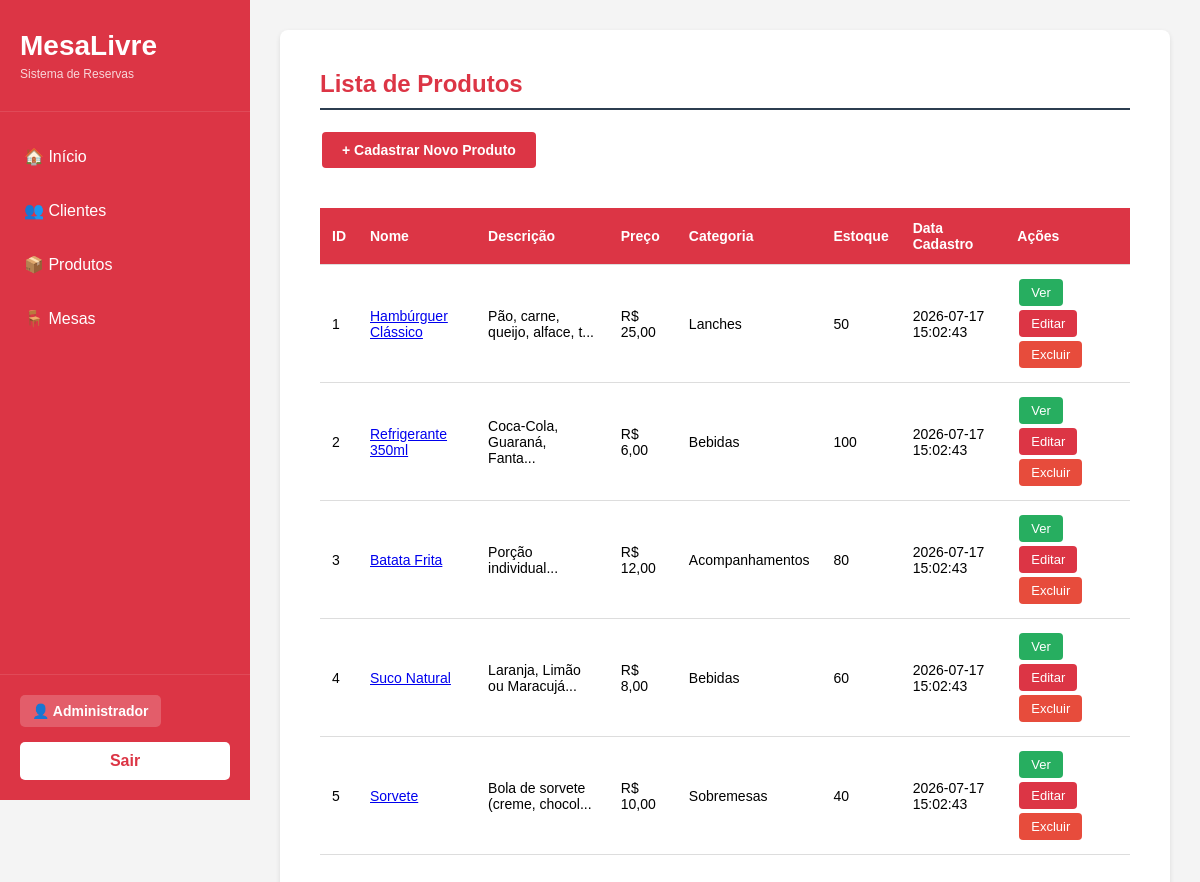
/MesaLivre/produto.php (signed in), run on the app's committed database.
### tables this page shows
CREATE TABLE produtos (
    id_produto INT AUTO_INCREMENT PRIMARY KEY,
    nome VARCHAR(45) NOT NULL,
    descricao TEXT,
    preco DOUBLE,
    categoria VARCHAR(45),
    estoque INT DEFAULT 0,
    data_cadastro DATETIME
);

### MesaLivre/controle/produto/ListarProduto_class.php (called while the page is built)
<?php
	include_once("modelo/produto/ProdutoDAO_class.php");
	class ListarProduto{
		public function __construct(){
			$dao = new ProdutoDAO();
			$lista = $dao->listar();
			include_once("visao/produto/listaProduto.php");
		}
	}
?>

### MesaLivre/modelo/produto/ProdutoDAO_class.php (called while the page is built, shortened)
<?php
include_once "ConnectionFactory_class.php";
class ProdutoDAO {
    public function listar(){
        try{
            $fabrica = new ConnectionFactory();
            $con = $fabrica->getConnection();
            $stmt = $con->prepare("SELECT * FROM produtos");
            $stmt->execute();
            $result = $stmt->fetchAll(PDO::FETCH_ASSOC);
            return $result;
        } catch (PDOException $ex){
            echo "Erro ao listar produtos: " . $ex->getMessage();
        }
    }
}
?>

### MesaLivre/modelo/produto/ConnectionFactory_class.php (called while the page is built, shortened)
<?php
	class ConnectionFactory{
		public $dbType = "mysql";
		public $host = "localhost";
		public $user = "root";
		public $senha = "";
		public $db = "mesalivre";
		public $persistente = false;
		public function getConnection(){
			try{
				$this->con = new PDO(
					$this->dbType.":host=".$this->host.";dbname=".$this->db,
					$this->user,
					$this->senha,
					array(PDO::ATTR_PERSISTENT => $this->persistente,
					PDO::ATTR_ERRMODE => PDO::ERRMODE_EXCEPTION)
				);
				return $this->con;
			}
			catch(PDOException $ex){
				echo "Erro: " . $ex->getMessage();
			}
		}
	}
?>

### MesaLivre/visao/produto/listaProduto.php (the view, shortened to what this page needs)
<h2>Lista de Produtos</h2>
<a href="produto.php?fun=cadastrar" class="btn btn-add">+ Cadastrar Novo Produto</a>
<table>
    <tr>
        <th>ID</th>
        <th>Nome</th>
        <th>Descrição</th>
        <th>Preço</th>
        <th>Categoria</th>
        <th>Estoque</th>
        <th>Data Cadastro</th>
        <th>Ações</th>
    </tr>
    <?php
    if(isset($lista) && count($lista) > 0){
        foreach($lista as $produto){
            echo "<tr>";
            echo "<td>" . $produto['id_produto'] . "</td>";
            echo "<td><a href='produto.php?fun=exibir&id=" . $produto['id_produto'] . "'>" . $produto['nome'] . "</a></td>";
            echo "<td>" . substr($produto['descricao'], 0, 30) . "...</td>";
            echo "<td>R$ " . number_format($produto['preco'], 2, ',', '.') . "</td>";
            echo "<td>" . $produto['categoria'] . "</td>";
            echo "<td>" . $produto['estoque'] . "</td>";
            echo "<td>" . $produto['data_cadastro'] . "</td>";
            echo "<td>
                    <a href='produto.php?fun=exibir&id=" . $produto['id_produto'] . "' class='btn btn-view'>Ver</a>
                    <a href='produto.php?fun=alterar&id=" . $produto['id_produto'] . "' class='btn btn-edit'>Editar</a>
                    <a href='produto.php?fun=excluir&id=" . $produto['id_produto'] . "' class='btn btn-delete'>Excluir</a>
                  </td>";
            echo "</tr>";
        }
    } else {
        echo "<tr><td colspan='8' style='text-align: center;'>Nenhum produto cadastrado</td></tr>";
    }
    ?>
</table>

### assets/css/visao/exibir.css (style rules this page uses)
h2 { color: #2c3e50; margin-bottom: 20px; border-bottom: 2px solid #2c3e50; padding-bottom: 10px; }

### assets/css/visao/alterar.css (style rules this page uses)
h2 { color: #2c3e50; margin-bottom: 20px; }

### assets/css/visao/cadastrar.css (style rules this page uses)
h2 { color: #2c3e50; margin-bottom: 20px; }

### assets/css/visao/listar.css (style rules this page uses)
table { width: 100%; border-collapse: collapse; margin-top: 20px; }
th, td { padding: 12px; text-align: left; border-bottom: 1px solid #ddd; font-size: 14px; }
th { background-color: #dc3545; color: white; }
.btn { padding: 6px 12px; text-decoration: none; border-radius: 4px; color: white; font-size: 13px; display: inline-block; margin: 2px; transition: background-color 0.2s ease, transform 0.1s ease; }
.btn-edit { background-color: #dc3545; }
.btn-delete { background-color: #e74c3c; }
.btn-view { background-color: #27ae60; }
.btn-add { background-color: #dc3545; padding: 10px 20px; display: inline-block; margin-bottom: 20px; font-size: 14px; font-weight: bold; }
h2 { color: #dc3545; margin-bottom: 20px; font-size: 24px; }

### MesaLivre/visao/topo.php (style rules this page uses)
* { margin: 0; padding: 0; box-sizing: border-box; }
body { font-family: Arial, sans-serif; background-color: #f4f4f4; display: flex; min-height: 100vh; }

### data on the page
produtos: id_produto "1", nome "Hambúrguer Clássico", descricao "Pão, carne, queijo, alface, t", preco "25,00", categoria "Lanches", estoque "50", data_cadastro "2026-07-17 15:02:43"
produtos: id_produto "2", nome "Refrigerante 350ml", descricao "Coca-Cola, Guaraná, Fanta", preco "6,00", categoria "Bebidas", estoque "100", data_cadastro "2026-07-17 15:02:43"
produtos: id_produto "3", nome "Batata Frita", descricao "Porção individual", preco "12,00", categoria "Acompanhamentos", estoque "80", data_cadastro "2026-07-17 15:02:43"
produtos: id_produto "4", nome "Suco Natural", descricao "Laranja, Limão ou Maracujá", preco "8,00", categoria "Bebidas", estoque "60", data_cadastro "2026-07-17 15:02:43"
produtos: id_produto "5", nome "Sorvete", descricao "Bola de sorvete (creme, chocol", preco "10,00", categoria "Sobremesas", estoque "40", data_cadastro "2026-07-17 15:02:43"

### other printed values
$usuario->getNome() "Administrador"
